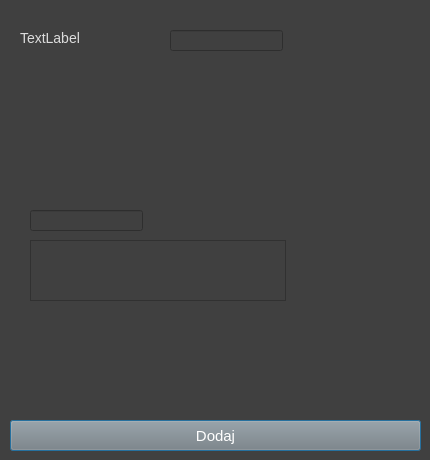
<?xml version="1.0" encoding="UTF-8"?>
<ui version="4.0">
 <class>Insert</class>
 <widget class="QDialog" name="Insert">
  <property name="geometry">
   <rect>
    <x>0</x>
    <y>0</y>
    <width>430</width>
    <height>460</height>
   </rect>
  </property>
  <property name="windowTitle">
   <string>Dialog</string>
  </property>
  <property name="styleSheet">
   <string notr="true">background-color: rgb(64,64,64);</string>
  </property>
  <widget class="QTableView" name="tableView">
   <property name="enabled">
    <bool>true</bool>
   </property>
   <property name="geometry">
    <rect>
     <x>30</x>
     <y>240</y>
     <width>256</width>
     <height>61</height>
    </rect>
   </property>
  </widget>
  <widget class="QLabel" name="label">
   <property name="geometry">
    <rect>
     <x>20</x>
     <y>30</y>
     <width>141</width>
     <height>16</height>
    </rect>
   </property>
   <property name="styleSheet">
    <string notr="true">font-size: 14px;
color: rgb(220,220,220);</string>
   </property>
   <property name="text">
    <string>TextLabel</string>
   </property>
  </widget>
  <widget class="QLineEdit" name="lineEdit">
   <property name="geometry">
    <rect>
     <x>170</x>
     <y>30</y>
     <width>113</width>
     <height>21</height>
    </rect>
   </property>
  </widget>
  <widget class="QPushButton" name="pushButton">
   <property name="geometry">
    <rect>
     <x>10</x>
     <y>420</y>
     <width>411</width>
     <height>31</height>
    </rect>
   </property>
   <property name="styleSheet">
    <string notr="true">font-size: 15px;
background-color: rgb(128,128,128);
color: 	white;

</string>
   </property>
   <property name="text">
    <string>Dodaj</string>
   </property>
  </widget>
  <widget class="QLineEdit" name="lineEdit_2">
   <property name="geometry">
    <rect>
     <x>30</x>
     <y>210</y>
     <width>113</width>
     <height>21</height>
    </rect>
   </property>
  </widget>
 </widget>
 <resources/>
 <connections/>
</ui>
